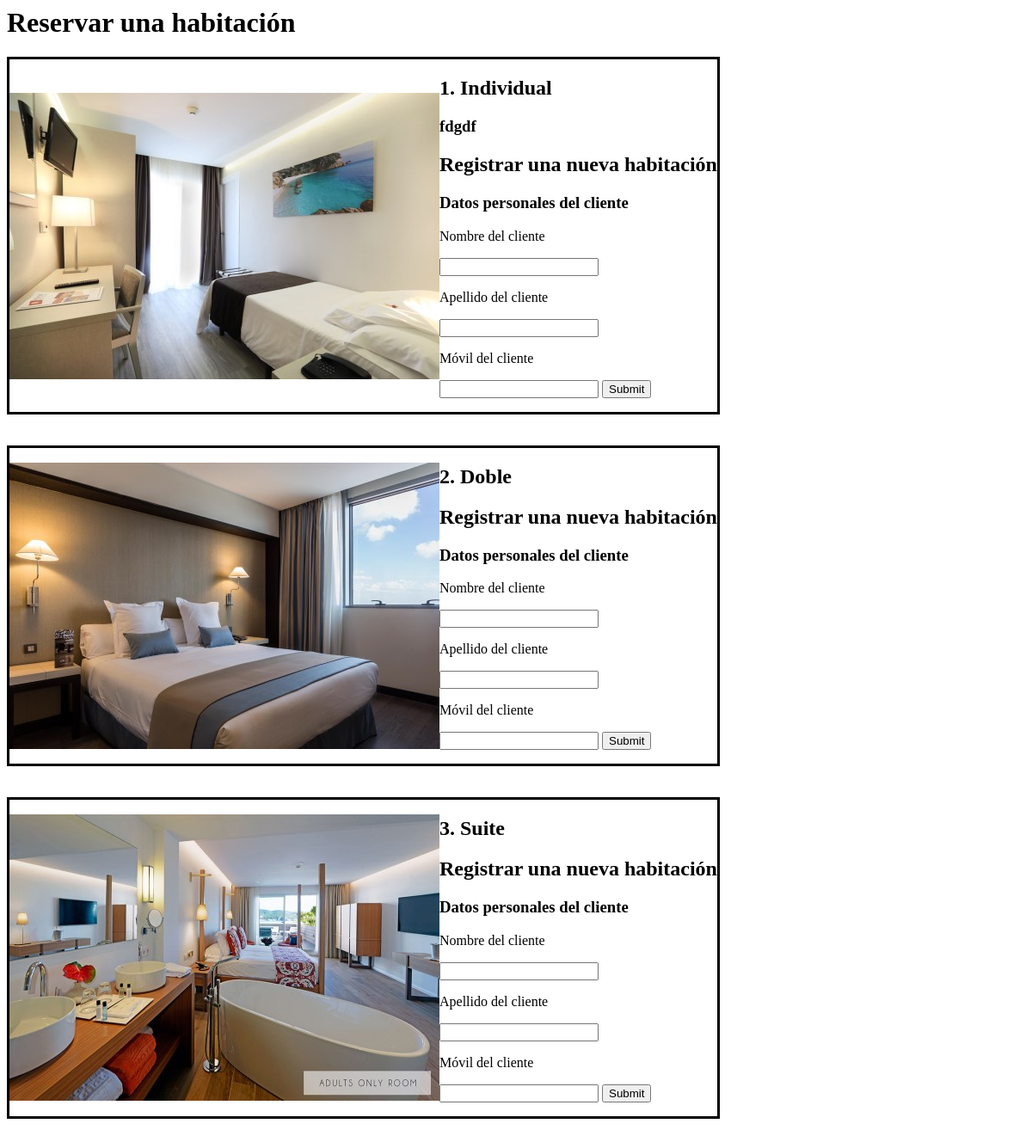
Page /form_reservation.php (signed in) on the committed database.
### tables this page shows
CREATE TABLE `habitacion` (
  `id_habitacion` int(11) NOT NULL,
  `num_camas` int(11) DEFAULT NULL,
  `precio` int(11) NOT NULL,
  `nombre` varchar(45) NOT NULL,
  `descrip` varchar(200) NOT NULL,
  `imagen` varchar(200) NOT NULL
);

### form_reservation.php (the view, shortened to what this page needs)
<?php
include_once 'connection.php';
?>
<DOCTYPE html>
<html>
<head>
<link href="sass/form_reservation.css" rel="stylesheet" type="text/css">
</head>
<body>
    <h1>Reservar una habitación</h1>
    <div class="container_rooms">
    <?php
        $query= $conn->prepare("SELECT * FROM habitacion");
        $query->execute();
        while($row = $query->fetch()){
    ?>
    <div class="room1">
        <img src="<?php echo $row['imagen'] ?>"></img>
            <div>
                <h2><?php echo $row['nombre'] ?></h2>
                <h3><?php echo $row['descrip'] ?></h3>
            <form action="insert_reservation.php" method="post" class="container_form">
                <h2 class="container_newuser">Registrar una nueva habitación</h2>
                <h3 class="container_newuser">Datos personales del cliente</h3>
                <p>Nombre del cliente </p>
                <input type="text" name='nombre_cliente'>
                <p>Apellido del cliente</p>
                <input type="text" name='apellido_cliente'>
                <p>Móvil del cliente</p>
                <input type="number" name='movil_cliente'>
                <input type="submit" name='registrar'>
            </form>
        </div>
    </div>
    <br></br>
    <?php
        }
    ?>
    </div>
</body>
</html>

### sass/form_reservation.css (style rules this page uses)
.container_rooms { display: inline-block; -webkit-box-align: center; -ms-flex-align: center; align-items: center; -ms-flex-pack: distribute; justify-content: space-around; }
.container_rooms .room1 { display: -webkit-box; display: -ms-flexbox; display: flex; -webkit-box-align: center; -ms-flex-align: center; align-items: center; -webkit-box-pack: center; -ms-flex-pack: center; justify-content: center; border: solid black; }

### rows in the picture
habitacion: imagen (picture), nombre "1. Individual", descrip "fdgdf"
habitacion: imagen (picture), nombre "2. Doble"
habitacion: imagen (picture), nombre "3. Suite"
